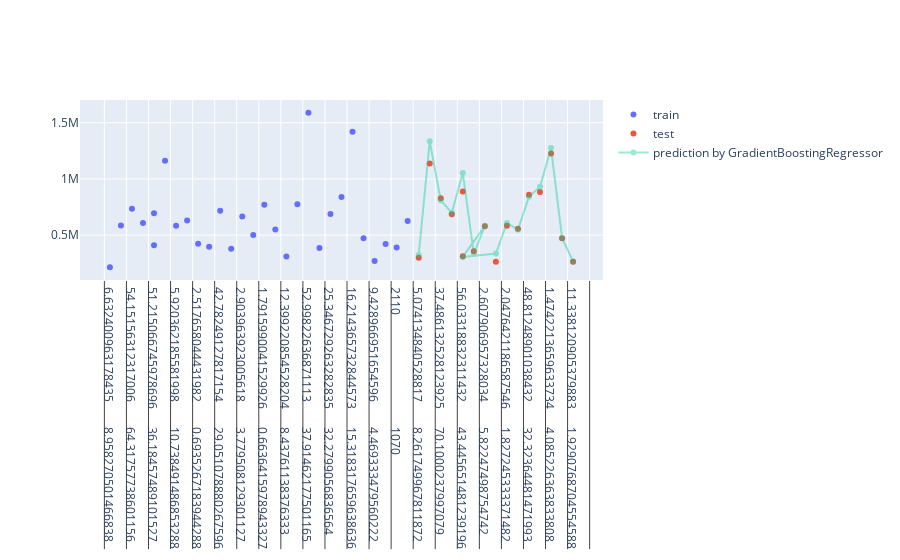

Notebook cell for this chart:
### Code cell
import numpy as np
import plotly.express as px
import plotly.graph_objects as go
from sklearn.linear_model import LinearRegression
from sklearn.model_selection import train_test_split
from sklearn.ensemble import GradientBoostingRegressor
X = data2.iloc[:,0:-1]

y =data2.iloc[:,-1]
X_train,X_test,y_train,y_test=train_test_split(X,y,test_size=0.3)
    #导入需要的模块

model = GradientBoostingRegressor()                   
model.fit(X_train, y_train)
x_range = np.linspace(0, 6200, 100)
y_range = model.predict(X_test)
print(y_range)
x1 = X_test.squeeze().copy()
fig = go.Figure([
    go.Scatter(x=X_train.squeeze(), y=y_train, name='train', mode='markers'),
    go.Scatter(x=X_test.squeeze(), y=y_test, name='test', mode='markers'),
    go.Scatter(x=x1, y=y_range, name='prediction by GradientBoostingRegressor',marker_color='rgba(200, 100, 1, 100.8)',opacity=0.4)
])
fig.show()

### Figure 1 — Plotly figure (JSON) as saved in the notebook; plotly's stock layout.template omitted (floating-point values rounded to 4 significant figures; data arrays with more than 128 entries replaced by an {"elided": "..."} marker saying what was removed)
{"data": [{"mode": "markers", "name": "train", "type": "scatter", "x": {"elided": "37x29 float values"}, "y": [214400, 586500, 735200, 608300, 694400, 1161400, 583600, 409900, 631200, 423700, 397600, 717000, 378800, 666600, 500800, 770100, 551200, 310900, 775300, 1588400, 385300, 688100, 840200, 1419000, 471900, 270000, 421700, 390400, 624900, 894400, 640300, 565000, 372000, 496700, 748200, 455800, 794400]}, {"mode": "markers", "name": "test", "type": "scatter", "x": {"elided": "16x29 float values"}, "y": [298300, 1137100, 828000, 685300, 888000, 356100, 578600, 312100, 264300, 583900, 555700, 858500, 882900, 1226000, 473100, 262400]}, {"name": "prediction by GradientBoostingRegressor", "opacity": 0.4, "type": "scatter", "x": {"elided": "16x29 float values"}, "y": [324300.0, 1335000.0, 808000.0, 700100.0, 1052000.0, 333700.0, 583000.0, 306200.0, 336900.0, 608200.0, 548600.0, 841500.0, 931200.0, 1275000.0, 474100.0, 264700.0]}], "layout": {}}
